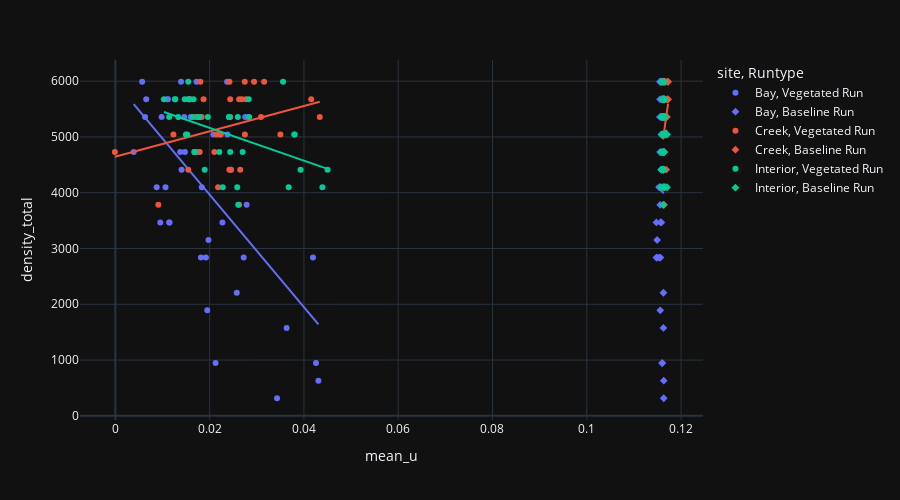

Notebook code for this chart:
### Code cell
fig = px.scatter(dff, x='mean_u', y='density_total', symbol='Runtype', color='site', trendline='ols', template='plotly_dark')
#fig = px.scatter(base_df, x='mean_u_25', y='density_total', symbol='site', color='site')
fig.update_layout(
    height=500,
    autosize=True,)
fig.show()
